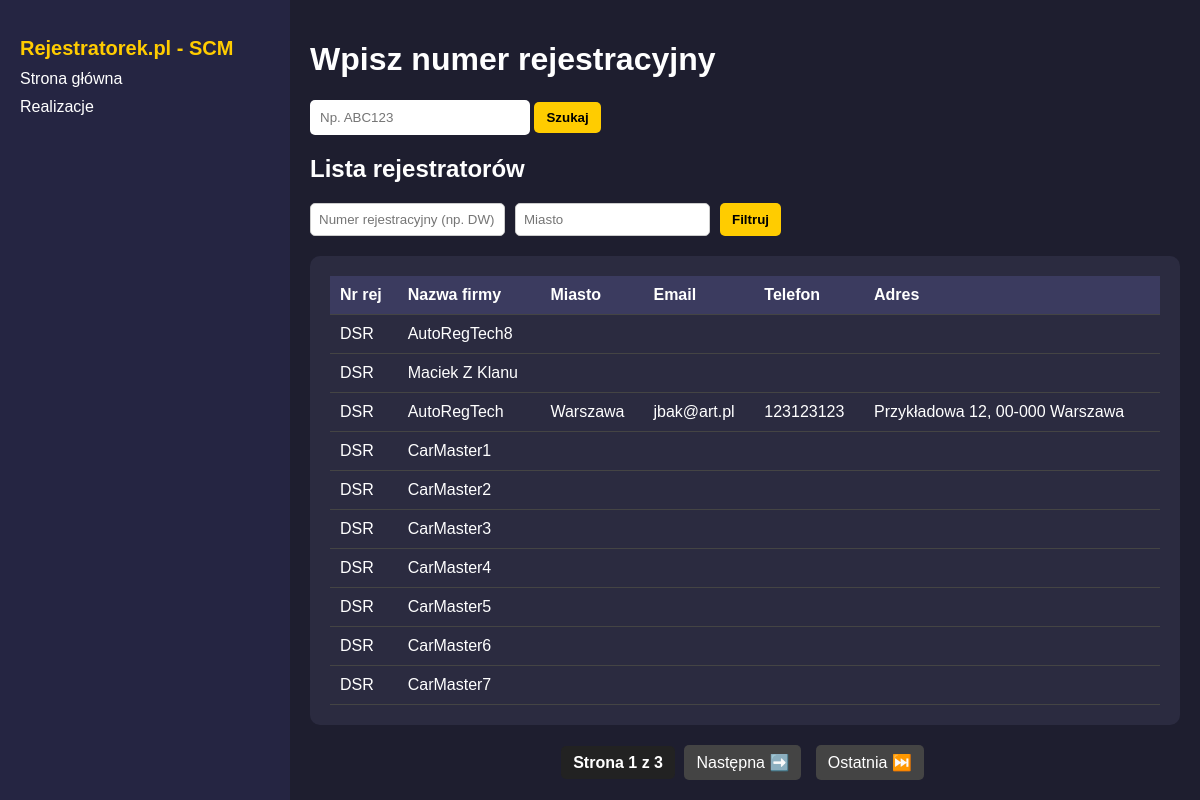
The app's page /sprawdz/ with its own data.
### rej_app/models.py (models this page shows, shortened)
class Rejestrator(models.Model):
    numer_rejestracyjny = models.CharField(max_length=50)
    rejestrator = models.CharField(max_length=100)
    miasto = models.CharField(max_length=100)
    email = models.CharField(max_length=500)
    telefon = models.CharField(max_length=100)
    adres = models.CharField(max_length=300)

### rej_app/views.py (the view, shortened to what this page needs)
# urls.py: path('sprawdz/', sprawdz_formularz, name='sprawdz_formularz'),
def sprawdz_formularz(request):
    nr_query = request.GET.get("q", "").upper().strip()
    miasto_query = request.GET.get("city", "").strip().title()
    rejestratorzy = Rejestrator.objects.all().order_by("numer_rejestracyjny")
    paginator = Paginator(rejestratorzy, 10)
    page_number = request.GET.get("page")
    rejestratorzy_page = paginator.get_page(page_number)
    if request.method == "POST":
        numer = request.POST.get("numer_rejestracyjny")
        return redirect("sprawdz_wynik", numer=numer)
    return render(
        request,
        "formularz.html",
        {
            "rejestratorzy": rejestratorzy_page,
            "query": nr_query,
            "miasto_query": miasto_query,
        }
    )

### rej_app/templates/formularz.html (shortened to what this page needs)
{% load static %}
<!DOCTYPE html>
<html lang="pl">
<head>
    <link rel="stylesheet" href="{% static 'css/style.css' %}">
</head>
<body>
    <div class="container">
        <div class="sidebar">
            <h2>Rejestratorek.pl - SCM</h2>
            <a href="{% url 'sprawdz_formularz' %}">Strona główna</a>
            <a href="{% url 'realizacje_lista' %}">Realizacje</a>
        </div>
        <div class="content">
            <h1>Wpisz numer rejestracyjny</h1>
            <form method="post" class="search-bar">
                <input type="text" name="numer_rejestracyjny" placeholder="Np. ABC123" required>
                <button type="submit" class="button-search">Szukaj</button>
            </form>
            <h2>Lista rejestratorów</h2>
            <form method="get" class="filter-form">
                <input type="text" name="q" placeholder="Numer rejestracyjny (np. DW)" value="{{ request.GET.q }}">
                <input type="text" name="city" placeholder="Miasto" value="{{ request.GET.city }}">
                <button type="submit">Filtruj</button>
            </form>
            <div class="table-container">
                <table>
                    <thead>
                        <tr>
                            <th>Nr rej</th>
                            <th>Nazwa firmy</th>
                            <th>Miasto</th>
                            <th>Email</th>
                            <th>Telefon</th>
                            <th>Adres</th>
                        </tr>
                    </thead>
                    <tbody>
                        {% for r in rejestratorzy %}
                        <tr>
                            <td>{{ r.numer_rejestracyjny }}</td>
                            <td>{{ r.rejestrator }}</td>
                            <td>{{ r.miasto }}</td>
                            <td>{{ r.email }}</td>
                            <td>{{ r.telefon }}</td>
                            <td>{{ r.adres }}</td>
                        </tr>
                        {% empty %}
                        <tr><td colspan="4">Brak danych</td></tr>
                        {% endfor %}
                    </tbody>
                </table>
            </div>
            <div class="pagination">
                <span>Strona {{ rejestratorzy.number }} z {{ rejestratorzy.paginator.num_pages }}</span>
                {% if rejestratorzy.has_next %}
                    <a href="?q={{ query }}&page={{ rejestratorzy.next_page_number }}">Następna ➡️</a>
                    <a href="?q={{ query }}&page={{ rejestratorzy.paginator.num_pages }}">Ostatnia ⏭️</a>
                {% endif %}
            </div>
        </div>
    </div>
</body>
</html>

### rej_app/static/css/style.css (style rules this page uses)
body { background-color: #1e1e2f; color: #fff; font-family: Arial, sans-serif; margin: 0; padding: 0; }
.container { display: flex; height: 100vh; }
.sidebar { width: 250px; background-color: #252542; padding: 20px; }
.sidebar h2 { font-size: 20px; margin-bottom: 10px; color: #ffcc00; }
.sidebar a { color: #fff; text-decoration: none; display: block; margin: 10px 0; }
.button-search { padding: 8px 12px; background-color: #ffcc00; color: black; border: none; border-radius: 5px; font-weight: bold; cursor: pointer; }
.content { flex-grow: 1; padding: 20px; }
.search-bar { margin-bottom: 20px; }
.search-bar input { padding: 10px; width: 200px; border: none; border-radius: 5px; }
.table-container { background-color: #2b2b40; padding: 20px; border-radius: 10px; }
table { width: 100%; border-collapse: collapse; }
th, td { padding: 10px; text-align: left; border-bottom: 1px solid #444; }
th { background-color: #3b3b5f; }
.filter-form { margin-bottom: 20px; display: flex; gap: 10px; }
.filter-form input { padding: 8px; border: 1px solid #ccc; border-radius: 5px; }
.filter-form button { padding: 8px 12px; background-color: #ffcc00; color: black; border: none; border-radius: 5px; font-weight: bold; cursor: pointer; }
.pagination { margin-top: 20px; text-align: center; }
.pagination a { display: inline-block; padding: 8px 12px; margin: 0 5px; text-decoration: none; background-color: #444; color: white; border-radius: 5px; }
.pagination span { font-weight: bold; padding: 8px 12px; background-color: #222; color: #fff; border-radius: 5px; }

### records on screen
Rejestrator: numer_rejestracyjny "DSR", rejestrator "AutoRegTech8"
Rejestrator: numer_rejestracyjny "DSR", rejestrator "Maciek Z Klanu"
Rejestrator: numer_rejestracyjny "DSR", rejestrator "AutoRegTech", miasto "Warszawa", email "jbak@art.pl", telefon "123123123", adres "Przykładowa 12, 00-000 Warszawa"
Rejestrator: numer_rejestracyjny "DSR", rejestrator "CarMaster1"
Rejestrator: numer_rejestracyjny "DSR", rejestrator "CarMaster2"
Rejestrator: numer_rejestracyjny "DSR", rejestrator "CarMaster3"
Rejestrator: numer_rejestracyjny "DSR", rejestrator "CarMaster4"
Rejestrator: numer_rejestracyjny "DSR", rejestrator "CarMaster5"
Rejestrator: numer_rejestracyjny "DSR", rejestrator "CarMaster6"
Rejestrator: numer_rejestracyjny "DSR", rejestrator "CarMaster7"

### other values on screen
{{ rejestratorzy.number }} "1"
{{ rejestratorzy.paginator.num_pages }} "3"
